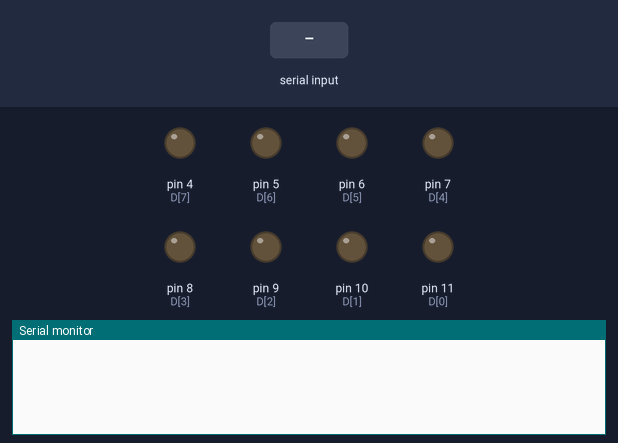
Bench run of a sketch on a simulated Arduino Uno, built with avr-gcc and run on an emulated ATmega328P. Shown: output pins drawn as LEDs (lit = HIGH), the last lines printed to the serial monitor. The test bench sets the inputs (shaded band).

Above: at 1.2 s.
1.3 s: "90,45\n" received over Serial
At 2.0 s:
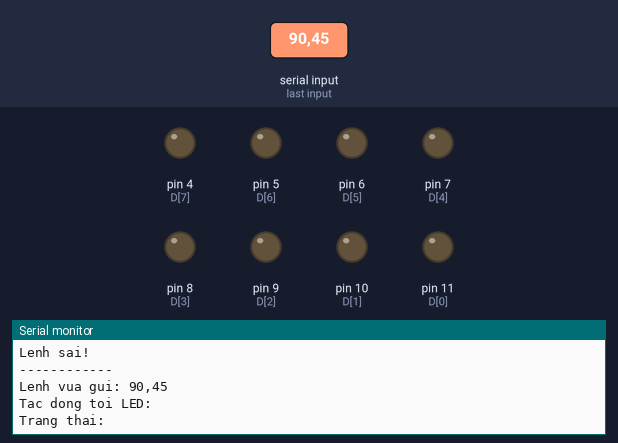
2.8 s: "90\n" received over Serial
At 4.0 s:
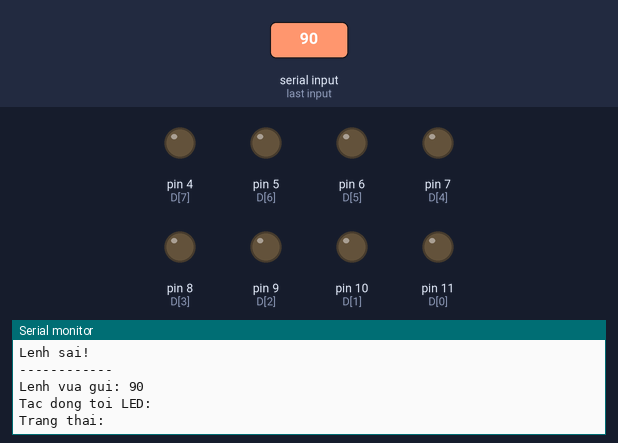
4.3 s: "B90\n" received over Serial
At 5.3 s:
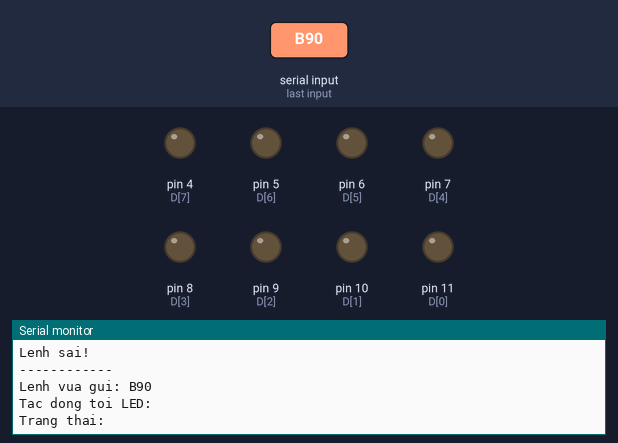

The sketch:

ND19.ino
```cpp
const byte D[8] = {11, 10, 9, 8, 7, 6, 5, 4};
String data = "";
const char* color;
const char* state;

void setup() {
  Serial.begin(9600);
  for (int i = 0; i < 8; i++) {
    pinMode(D[i], OUTPUT);
  }
}

void loop() {
  if (Serial.available() > 0) {
    char c = Serial.read();

    if (c == '\n') {

      if (data.length() > 1) {
        char action = toupper(data[0]);
        char num = data.substring(1).toInt();

        if ( (action == 'B' || action == 'T') && (num > 0 && num < 9)) {

          if (num > 0 && num <= 3 ) color = "xanh";
          else if (num > 3 && num <= 6) color = "vang";
          else color = "do";

          if (action == 'B') {
            digitalWrite(D[num-1], HIGH);
            state = "bat";
          }
          else {
            digitalWrite(D[num-1], LOW);
            state = "tat";
          }
        }
        else {
          Serial.println("Lenh sai!");
        }

        Serial.println("------------");
        Serial.print("Lenh vua gui: ");
        Serial.println(data);
        data.trim();
        Serial.print("Tac dong toi LED: ");
        Serial.println(color);
        Serial.print("Trang thai: ");
        Serial.println(state);

        data = "";
      }
      else {
        Serial.println("Lenh sai!");
      }
    }

    else {
      data += c;
    }

  }
}
```

Measured:
- after the input at 1.3 s, the serial monitor: prints a new line at once (image 1)
- after the input at 2.8 s, the serial monitor: prints a new line at once (image 2)
- after the input at 4.3 s, the serial monitor: prints a new line at once (image 3)
